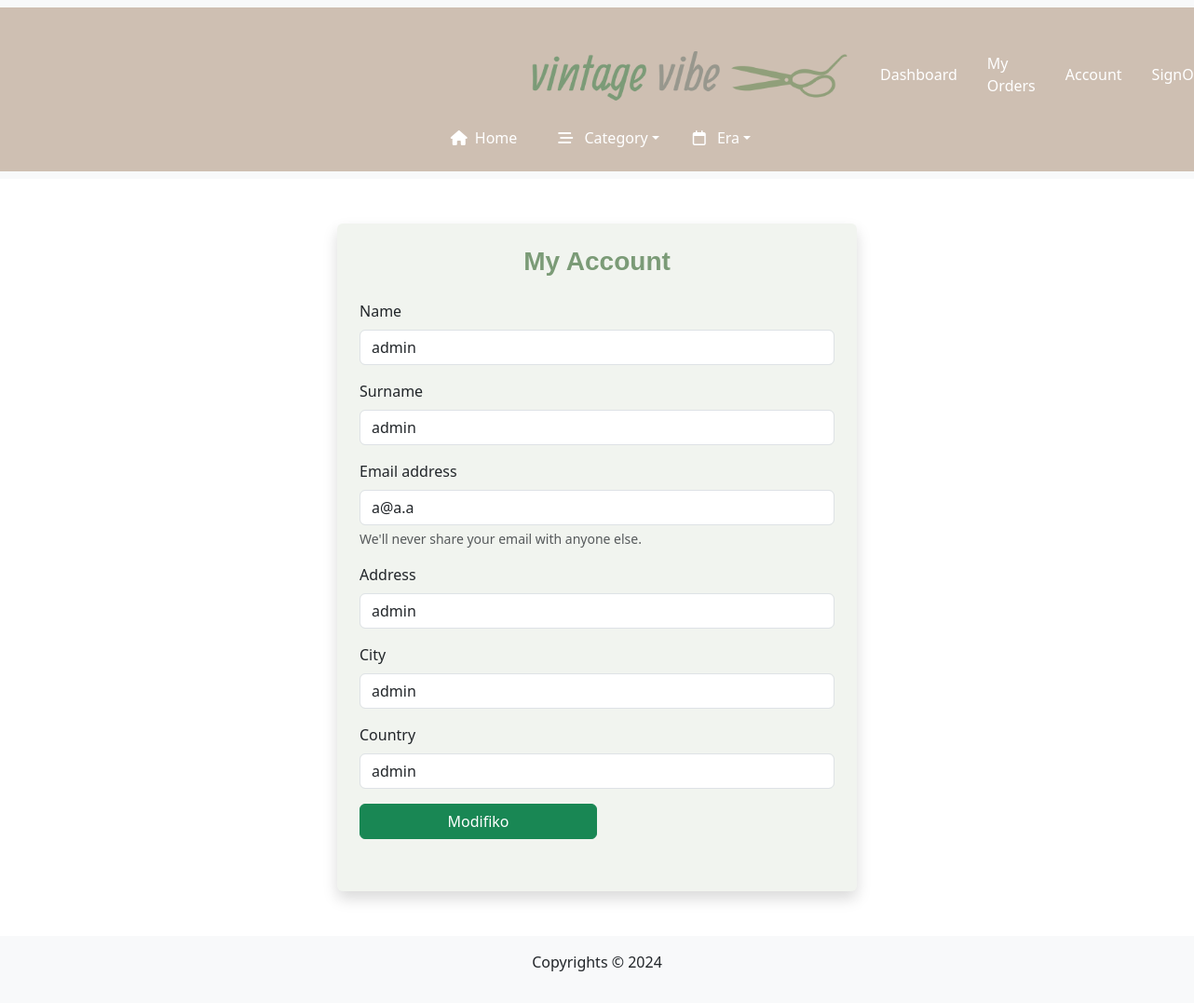
Screenshot of /account.php (signed in) with the database file from the repository.
### tables this page shows
CREATE TABLE `person` (
  `id` int(11) NOT NULL,
  `name` varchar(100) NOT NULL,
  `surname` varchar(100) NOT NULL,
  `email` varchar(200) NOT NULL,
  `password` varchar(250) NOT NULL,
  `address` varchar(100) DEFAULT NULL,
  `city` varchar(50) DEFAULT NULL,
  `country` varchar(50) DEFAULT NULL,
  `roleid` int(11) NOT NULL DEFAULT 3,
  `created_at` datetime NOT NULL DEFAULT current_timestamp(),
  `updated_at` datetime NOT NULL DEFAULT current_timestamp() ON UPDATE current_timestamp()
);

### includes/crud.php (called while the page is built, shortened)
<?php
class Crud {
    private $pdo;
    function __construct($pdo) {
        $this -> pdo = $pdo;
    }
    private function where($where = []){
        $where_statement = "";
        if(count($where) > 0) {
            $where_statement .= " WHERE ";
            $conditions = [];
            foreach($where as $column => $value){
                if (strpos($column, '<=') !== false) {
                    $conditions[] = "$column '$value'";
                }
                else{
                    $conditions[] = "$column = '$value'";
                }
            }
            $where_statement .= implode(' AND ', $conditions);
        }
        return $where_statement;
    }
    private function columns($columns = []){
        if (empty($columns)) {
            return "*";
        } else {
            return implode(",", $columns);
        }
    }
    public function select($table, $columns = [], $where =[], $limit, $sort) {
        $columns = $this->columns($columns);
        $whereClause = $this->where($where);
        $sort = ($sort == '') ? ' ORDER BY id DESC  '  : ' ORDER BY ' . $sort . ' ';
        $limitClause = ($limit > 0) ?  "LIMIT $limit" : "" ;
         $sql = "SELECT $columns FROM $table $whereClause $sort $limitClause";
         return $this->pdo->query($sql);
    }
}

### account.php (the view, shortened to what this page needs)
<?php include('includes/header.php');
?>
<?php
$errors = [];
$account = (new CRUD($pdo))->select('person',[],['id'=> $_SESSION['user_id']],1,'');
if($account){
    $account = $account->fetch();
}
else{
    $errors[] = 'Something went wrong';
}
?>
<section class="account my-5">
    <div class="container d-flex justify-content-center">
        <div class="account-form w-50  p-4 shadow rounded" style="background-color:rgba(116, 148, 100, 0.1)">
            <div class="text-center mb-4">
                <h3 class="mb-3 text-center" style="font-family: Arial, sans-serif; font-weight: bold; color: #7b9b77;">My Account</h3>
            </div>
            <form method="POST" action="<?= $_SERVER['PHP_SELF'] ?>">
                <div class="mb-3">
                    <label for="name" class="form-label">Name</label>
                    <input type="text" name="name" class="form-control" id="name"  value="<?= $account['name'] ?>" required >
                </div>
                <div class="mb-3">
                    <label for="surname" class="form-label">Surname</label>
                    <input type="text" name="surname" class="form-control" id="surname"  value="<?= $account['surname'] ?>" required >
                </div>
                <div class="mb-3">
                    <label for="email" class="form-label">Email address</label>
                    <input type="email" name="email" class="form-control" id="email" value="<?= $account['email'] ?>"  aria-describedby="emailHelp">
                    <div id="divemail" class="form-text">We'll never share your email with anyone else.</div>
                </div>
                <div class="mb-3">
                    <label for="address" class="form-label">Address</label>
                    <input type="text" name="address" class="form-control" id="address"  value="<?= $account['address'] ?>" >
                </div>
                <div class="mb-3">
                    <label for="city" class="form-label">City</label>
                    <input type="text" name="city" class="form-control" id="city"  value="<?= $account['city'] ?>" >
                </div>
                <div class="mb-3">
                    <label for="country" class="form-label">Country</label>
                    <input type="text" name="country" class="form-control" id="country"  value="<?= $account['country'] ?>" >
                </div>
                <div class="mb-3">
                    <button type="submit" name="update-btn" class="btn btn-success w-50 mb-3">Modifiko</button>
                </div>
            </form>
         </div>
    </div>
</section>
<?php include('includes/footer.php'); ?>

### rows the page displays
person: name "admin", surname "admin", email "a@a.a", address "admin", city "admin", country "admin"
